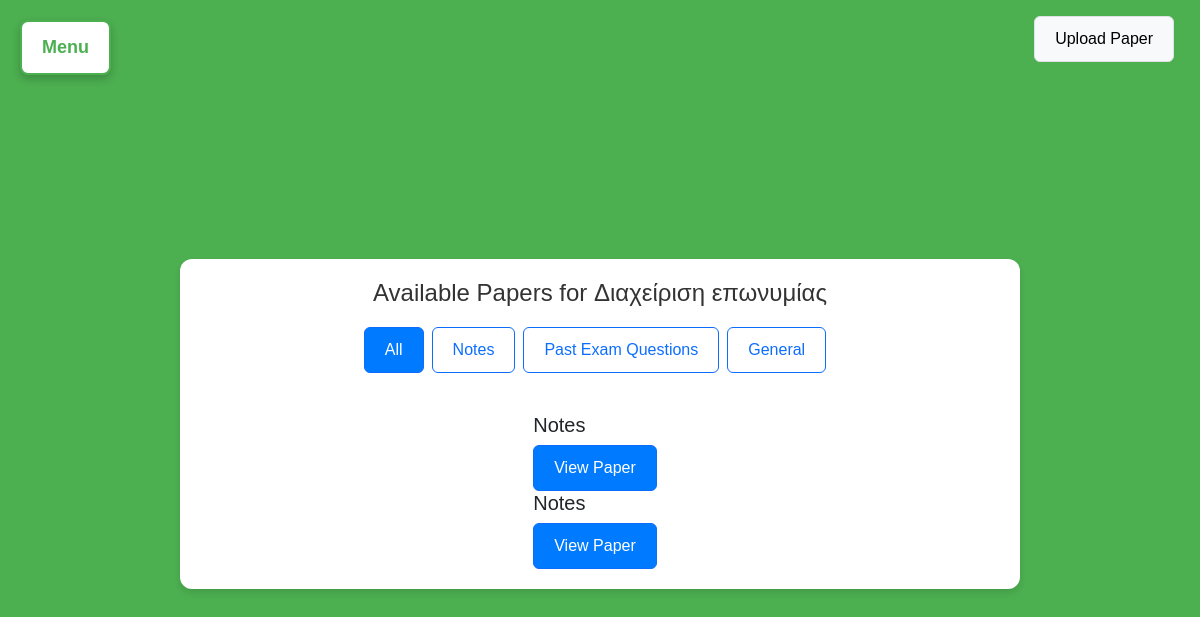
/papers/5/5/, run on the app's committed database.
### myapp/models.py (models this page shows, shortened)
class Course(models.Model):
    name = models.CharField(max_length=255)
    department = models.ForeignKey(Department, on_delete=models.CASCADE, related_name='courses')

class Paper(models.Model):
    title = models.CharField(max_length=255)
    description = models.TextField(default="No description available")
    CATEGORY_CHOICES = [
    ('notes', 'Notes'),
    ('exams', 'Past Exam Questions'),
    ('general', 'General'),
]
    category = models.CharField(max_length=10, choices=CATEGORY_CHOICES, default='general')
    file = models.FileField(upload_to='papers/')  # Folder where the papers will be stored
    course = models.ForeignKey(Course, related_name='papers', on_delete=models.CASCADE)
    uploaded_at = models.DateTimeField(auto_now_add=True)

### myapp/views.py (the view)
# urls.py: path('papers/<int:department_id>/<int:course_id>/', views.papers_view, name='papers'),  # Shows all papers for a course
def papers_view(request, department_id, course_id):
    from .models import Paper
    department = Department.objects.get(id=department_id)
    course = Course.objects.get(id=course_id)
    papers = Paper.objects.filter(course=course)  # You can filter papers by course
    return render(request, 'papers.html', {
        'department': department,
        'course': course,
        'papers': papers,
        'current_category': 'all'
    })

### myapp/templates/papers.html (shortened to what this page needs)
<!DOCTYPE html>
<html lang="en">
    {% load static %}
<head>
    <link href="https://cdn.jsdelivr.net/npm/bootstrap@5.3.0-alpha1/dist/css/bootstrap.min.css" rel="stylesheet">
    <link rel="stylesheet" href="{% static 'css/style.css' %}">
</head>
<body class="papers-page">
    <div class="dropdown-container">
        <button class="dropdown-btn" id="menu-toggle">Menu</button>
    </div>
    <div class="position-absolute top-0 end-0 p-3">
        <a href="{% url 'upload_paper' %}" class="btn btn-light border">Upload Paper</a>
    </div>
    <div class="container mt-5">
        <h2 class="text-center">Available Papers for {{ course.name }}</h2>
        <div class="d-flex justify-content-end mb-3">
            <a href="{% url 'papers' department_id=department.id course_id=course.id %}"
               class="btn {% if current_category == 'all' %}btn-primary{% else %}btn-outline-primary{% endif %} me-2">
                All
            </a>
            <a href="{% url 'papers_by_category' department_id=department.id course_id=course.id category='notes' %}"
               class="btn {% if current_category == 'notes' %}btn-primary{% else %}btn-outline-primary{% endif %} me-2">
                Notes
            </a>
            <a href="{% url 'papers_by_category' department_id=department.id course_id=course.id category='exams' %}"
               class="btn {% if current_category == 'exams' %}btn-primary{% else %}btn-outline-primary{% endif %} me-2">
                Past Exam Questions
            </a>
            <a href="{% url 'papers_by_category' department_id=department.id course_id=course.id category='general' %}"
               class="btn {% if current_category == 'general' %}btn-primary{% else %}btn-outline-primary{% endif %}">
                General
            </a>
        </div>
        <div class="paper-list mt-4">
            <form method="POST" action="{% url 'papers' department_id=department.id course_id=course.id %}">
                {% for paper in papers %}
                    <div class="paper-item">
                        <h5>{{ paper.title }}</h5>
                        <a href="{% url 'paper_detail' department_id=department.id course_id=course.id paper_id=paper.id %}" class="btn btn-primary">View Paper</a>
                    </div>
                {% empty %}
                    <p>No papers available for this course.</p>
                {% endfor %}
            </form>
        </div>
    </div>
</body>
</html>

### myapp/static/css/style.css (style rules this page uses)
body { background-color: #f7f7f7; font-family: 'Arial', sans-serif; margin: 0; padding: 0; }
h2 { margin-bottom: 20px; color: #333; font-size: 24px; }
a { text-decoration: none; color: #4CAF50; }
.dropdown-container { position: fixed; top: 20px; left: 20px; display: inline-block; }
.container { max-width: 1000px; margin: 0 auto; padding: 20px; }
button { font-size: 16px; padding: 10px 20px; border-radius: 8px; }
.papers-page { display: flex; justify-content: center; align-items: center; height: 100vh; background-color: #4CAF50; }
.papers-page .container { width: 70%; padding: 20px; background-color: #ffffff; box-shadow: 0 4px 6px rgba(0, 0, 0, 0.1); border-radius: 12px; }
.university-page .container, .department-page .container, .papers-page .container { display: flex; flex-direction: column; justify-content: center; align-items: center; }
.btn { margin-right: 10px; padding: 10px 20px; font-size: 16px; }
.btn-primary { background-color: #007bff; color: white; }
.dropdown-btn { background-color: white; color: #4CAF50; padding: 12px 20px; font-size: 18px; border: 2px solid #4CAF50; cursor: pointer; border-radius: 8px; font-weight: bold; box-shadow: 0 4px 8px rgba(0, 0, 0, 0.2); }

### data on the page
Course: name "Διαχείριση επωνυμίας"
Paper: title "Notes"
Paper: title "Notes"
